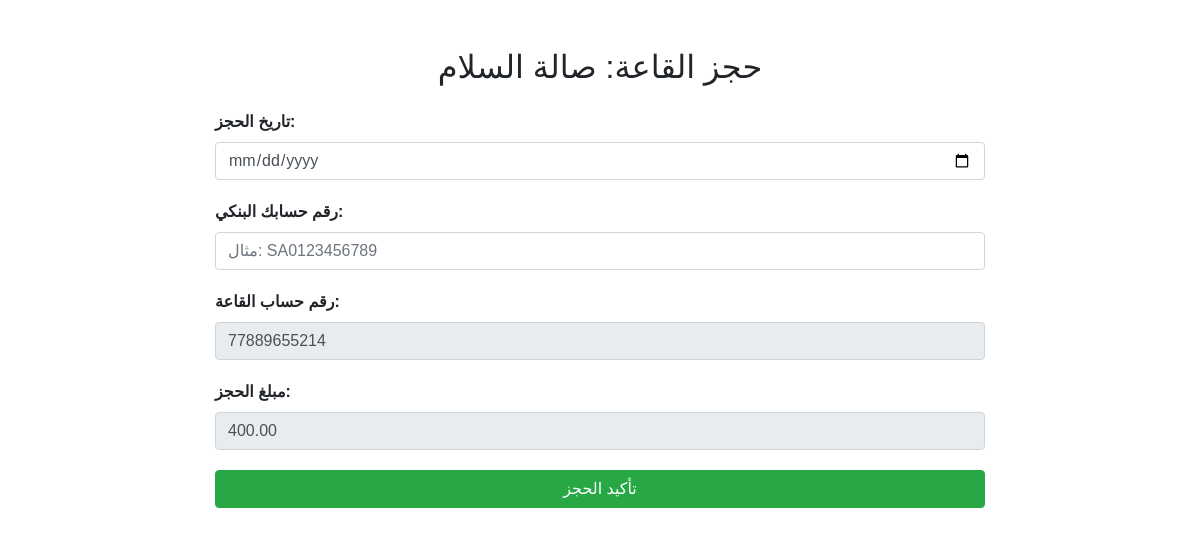
/book.php?id=4 (signed in), run on the app's committed database.
### tables this page shows
CREATE TABLE `halls` (
  `id` int(11) NOT NULL,
  `name` varchar(255) NOT NULL,
  `price` decimal(10,2) NOT NULL,
  `location` varchar(255) DEFAULT NULL,
  `capacity` int(11) DEFAULT NULL,
  `bank_account_number` varchar(50) DEFAULT NULL,
  `bank_name` varchar(100) DEFAULT NULL,
  `image_url` varchar(255) DEFAULT NULL
);

### book.php (the view, shortened to what this page needs)
<?php
$conn = new mysqli('localhost', 'root', '', 'wedding_halls');
$id = $_GET['id'] ?? null;
$stmt = $conn->prepare("SELECT name, price, bank_account_number, bank_name FROM halls WHERE id = ?");
$stmt->bind_param("i", $id);
$stmt->execute();
$stmt->bind_result($hall_name, $hall_price, $hall_account, $hall_bank);
?>
<!DOCTYPE html>
<html lang="ar">
<head>
    <link href="https://stackpath.bootstrapcdn.com/bootstrap/4.5.2/css/bootstrap.min.css" rel="stylesheet">
</head>
<body>
    <div class="container mt-5">
        <h2 class="text-center mb-4">حجز القاعة: <?= htmlspecialchars($hall_name) ?></h2>
        <form action="submit_booking.php" method="POST">
            <div class="form-group">
                <label for="date">تاريخ الحجز:</label>
                <input type="date" class="form-control" name="date" required>
            </div>
            <div class="form-group">
                <label for="account_number">رقم حسابك البنكي:</label>
                <input type="text" class="form-control" name="account_number" placeholder="مثال: SA0123456789" required>
            </div>
            <div class="form-group">
                <label>رقم حساب القاعة:</label>
                <input type="text" class="form-control" value="<?= htmlspecialchars($hall_account) ?>" readonly>
            </div>
            <div class="form-group">
                <label>مبلغ الحجز:</label>
                <input type="number" step="0.01" class="form-control" name="payment_amount"
                    value="<?= htmlspecialchars($hall_price) ?>" readonly>
            </div>
            <button type="submit" class="btn btn-success btn-block">تأكيد الحجز</button>
        </form>
    </div>
</body>
</html>

### book.php (style rules this page uses)
body { font-family: Arial, sans-serif; }
.container { max-width: 800px; }
.form-group { margin-bottom: 20px; }
label { font-weight: bold; }

### data on the page
halls: name "صالة السلام", bank_account_number "77889655214", payment_amount "400.00"
